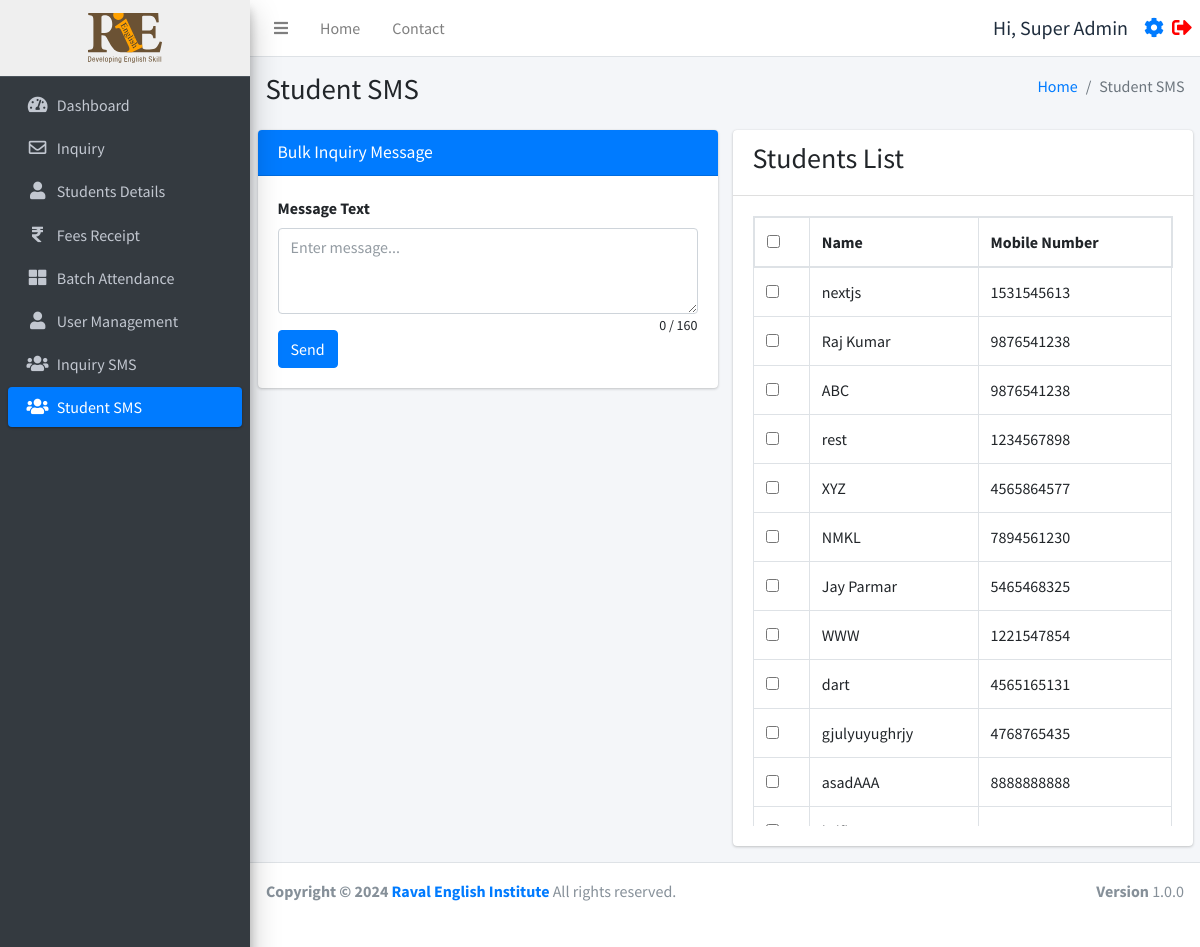
The app's page /studentsms.php (signed in) with its own data.
### tables this page shows
CREATE TABLE `users` (
  `id` int(11) NOT NULL,
  `username` varchar(255) NOT NULL,
  `fullname` varchar(255) NOT NULL,
  `email` varchar(255) NOT NULL,
  `mobile` varchar(15) NOT NULL,
  `password` varchar(255) NOT NULL,
  `status` int(11) NOT NULL,
  `created_at` timestamp NOT NULL DEFAULT current_timestamp()
);

CREATE TABLE `studentinfo` (
  `id` int(11) NOT NULL,
  `name` varchar(255) DEFAULT NULL,
  `batch` int(11) DEFAULT NULL,
  `batch_name` varchar(255) DEFAULT NULL,
  `father_name` varchar(255) DEFAULT NULL,
  `mother_name` varchar(255) DEFAULT NULL,
  `dob` date DEFAULT NULL,
  `gender` varchar(50) DEFAULT NULL,
  `mobile_number` varchar(15) DEFAULT NULL,
  `fee_status` int(10) DEFAULT 0,
  `profession` varchar(100) DEFAULT NULL,
  `address` varchar(255) DEFAULT NULL,
  `admission_time` date DEFAULT NULL,
  `due_date` date DEFAULT NULL,
  `created_at` datetime NOT NULL DEFAULT current_timestamp(),
  `pending_fees` int(10) DEFAULT 0,
  `discount` int(10) NOT NULL,
  `total_fees` int(11) NOT NULL,
  `paid_fees` int(11) NOT NULL,
  `father_number` varchar(50) NOT NULL,
  `home_number` varchar(50) NOT NULL,
  `reference` varchar(200) DEFAULT NULL,
  `father_profession` varchar(200) DEFAULT NULL,
  `workplace_address` varchar(255) DEFAULT NULL,
  `aadharcard_number` varchar(20) DEFAULT NULL,
  `joining_purpose` varchar(255) DEFAULT NULL,
  `extratime_daily` varchar(255) DEFAULT NULL,
  `gmail_id` varchar(255) DEFAULT NULL
);

### function.php (called while the page is built, shortened)
<?php
require_once('db.php');
function selectFromTable($tableName, $columns, $whereConditions) {
    global $db;
    try {
        $sql = "SELECT " . implode(', ', $columns) . " FROM $tableName";
        if (!empty($whereConditions)) {
            $sql .= " WHERE " . implode(' AND ', array_map(function ($col) {
                return "$col = :$col";
            }, array_keys($whereConditions)));
        }
        $stmt = $db->prepare($sql);
        foreach ($whereConditions as $col => $value) {
            $stmt->bindValue(":$col", $value);
        }
        $stmt->execute();
        return $stmt->fetchAll(PDO::FETCH_ASSOC);
    } catch (PDOException $e) {
        return false;
    }
}
?>

### studentsms.php (the view, shortened to what this page needs)
<!DOCTYPE html>
<html lang="en">
<head>
</head>
<?php include ('./header.php'); ?>
<div class="content-wrapper">
  <div class="content-header">
    <div class="container-fluid">
      <div class="row mb-2">
        <div class="col-sm-6">
          <h1>Student SMS</h1>
        </div>
        <div class="col-sm-6">
          <ol class="breadcrumb float-sm-right">
            <li class="breadcrumb-item"><a href="./dashboard.php">Home</a></li>
            <li class="breadcrumb-item active">Student SMS</li>
          </ol>
        </div>
      </div>
    </div>
  </div>
  <div class="container-fluid">
    <div class="row">
      <div class="col-md-6">
        <div class="card card-primary">
          <div class="card-header">
            <h3 class="card-title">Bulk Inquiry Message</h3>
          </div>
          <form>
            <div class="card-body">
              <div class="form-group">
                <label for="messageText">Message Text</label>
                <textarea class="form-control" id="messageText" rows="3" placeholder="Enter message..."
                  maxlength="160"></textarea>
                <div id="the-count">
                  <span id="current">0</span>
                  <span id="maximum">/ 160</span>
                </div>
              </div>
              <button type="submit" class="btn btn-primary">Send</button>
            </div>
          </form>
        </div>
      </div>
      <div class="col-md-6">
        <div class="card">
          <div class="card-header">
            <h3>Students List</h3>
          </div>
          <div class="card-body card-list-custom">
            <table class="table table-bordered" id="inquiryTable">
              <thead>
                <tr>
                  <th><input type='checkbox' id='selectAll'></th>
                  <th>Name</th>
                  <th>Mobile Number</th>
                </tr>
              </thead>
              <tbody class="overflow-auto">
                <?php
                require_once 'function.php';
                $rows = selectFromTable('studentinfo', ['id', 'name', 'mobile_number', 'admission_time'], []);
                foreach ($rows as $row) {
                  echo "<tr>";
                  echo "<td><input type='checkbox' name='selectedInquiries[]' value='" . $row['id'] . "'></td>";
                  echo "<td>" . htmlspecialchars($row['name']) . "</td>";
                  echo "<td>" . htmlspecialchars($row['mobile_number']) . "</td>";
                  echo "</tr>";
                }
                ?>
              </tbody>
            </table>
          </div>
        </div>
      </div>
    </div>
  </div>
</div>
</div>
<?php include ('./footer.php'); ?>

### header.php (shortened to what this page needs)
<?php
require_once 'db.php';
require_once ('function.php');
$user = selectFromTable('users', ['*'], ['id' => $_SESSION['user_id']]);
$user = $user[0];
$isFaculty = isset($_SESSION['user_status']) && $_SESSION['user_status'] === 'faculty';
$isAdmin = isset($_SESSION['user_status']) && $_SESSION['user_status'] === 'admin';
?>
<!DOCTYPE html>
<html lang="en">
<head>
  <link rel="stylesheet" href="./plugins/fontawesome-free/css/all.min.css">
  <link rel="stylesheet" href="https://code.ionicframework.com/ionicons/2.0.1/css/ionicons.min.css">
  <link rel="stylesheet" href="./plugins/icheck-bootstrap/icheck-bootstrap.min.css">
  <link rel="stylesheet" href="https://cdn.datatables.net/1.10.19/css/dataTables.bootstrap4.min.css">
  <link rel="stylesheet" href="./asset/css/adminlte.min.css">
  <link rel="stylesheet" href="./asset/css/style.css">
</head>
<body class="hold-transition sidebar-mini layout-fixed">
  <div class="wrapper">
    <nav class="main-header navbar navbar-expand navbar-white navbar-light sticky-top">
      <ul class="navbar-nav">
        <li class="nav-item">
          <a class="nav-link" data-widget="pushmenu" href="#" role="button"><i class="fas fa-bars"></i></a>
        </li>
        <li class="nav-item d-none d-sm-inline-block">
          <?php if ($_SESSION['user_status'] === 'faculty'): ?>
            <a href="./batch.php" class="nav-link">Batch</a>
          <?php else: ?>
            <a href="./dashboard.php" class="nav-link">Home</a>
          <?php endif; ?>
        </li>
        <li class="nav-item d-none d-sm-inline-block">
          <a href="#" class="nav-link">Contact</a>
        </li>
      </ul>
      <ul class="navbar-nav ml-auto">
        <li class="nav-item d-flex align-items-center">
          <span class="mr-3" style="font-size:20px;">Hi, <?php echo $user['fullname']; ?></span>
          <a href="./profile.php" style="font-size:20px;" class="d-block mr-2"><i class="fas fa-cog"></i></a>
          <a href="./logout.php" style="font-size:20px;"><i class="fas fa-sign-out-alt" style="color:red"></i></a>
        </li>
      </ul>
    </nav>
    <aside class="main-sidebar sidebar-dark-primary elevation-4">
      <?php if ($_SESSION['user_status'] === 'faculty'): ?>
        <a href="./batch.php" class="brand-link" style="text-align:center;background:#efefef;">
        <?php else: ?>
          <a href="./dashboard.php" class="brand-link" style="text-align:center;background:#efefef;">
          <?php endif; ?>
          <img src="./asset/img/logo.svg" alt="RIE logo Logo" style="height:50px;">
        </a>
        <div class="sidebar">
          <nav class="mt-2">
            <ul class="nav nav-pills nav-sidebar flex-column" data-widget="treeview" role="menu" data-accordion="false">
              <?php if (!$isFaculty): ?>
                <li class="nav-item">
                  <a href="./dashboard.php" class="nav-link
            <?php if (strpos($_SERVER['REQUEST_URI'], 'dashboard.php') !== false) {
              echo "active";
            } ?>">
                    <i class="nav-icon fas fa-tachometer-alt"></i>
                    <p>
                      Dashboard
                    </p>
                  </a>
                </li>
                <li class="nav-item">
                  <a href="./inquiry.php" class="nav-link
            <?php if (strpos($_SERVER['REQUEST_URI'], 'inquiry.php') !== false) {
              echo "active";
            } ?>">
                    <i class="nav-icon far fa-envelope"></i>
                    <p>
                      Inquiry
                    </p>
                  </a>
                <li class="nav-item">
                  <a href="./studentsdetails.php" class="nav-link
            <?php if (strpos($_SERVER['REQUEST_URI'], 'studentsdetails.php') !== false) {
              echo "active";
            } ?>">
                    <i class="nav-icon fas fa-user"></i>
                    <p>
                      Students Details
                    </p>
                  </a>
                </li>
                <li class="nav-item">
                  <a href="./fees.php" class="nav-link
            <?php if (strpos($_SERVER['REQUEST_URI'], 'fees.php') !== false) {
              echo "active";
            } ?>">
                    <i class="nav-icon fas fa-rupee-sign"></i>
                    <p>
                      Fees Receipt
                    </p>
                  </a>
                </li>
              <?php endif; ?>
              <li class="nav-item">
                <a href="./batch.php" class="nav-link
            <?php if (strpos($_SERVER['REQUEST_URI'], 'batch.php') !== false) {
              echo "active";
            } ?>">
                  <i class="nav-icon fas fa-th-large"></i>
                  <p>
                    Batch Attendance
                  </p>
                </a>
              </li>
              <?php if (!$isFaculty && !$isAdmin): ?>
                <li class="nav-item">
                  <a href="./user_management.php" class="nav-link
            <?php if (strpos($_SERVER['REQUEST_URI'], 'user_management.php') !== false) {
              echo "active";
            } ?>">
                    <i class="nav-icon fas fa-user"></i>
                    <p>
                      User Management
                    </p>
                  </a>
                </li>
              <?php endif; ?>
              <?php if (!$isFaculty): ?>
                <li class="nav-item">
                  <a href="./inquirysms.php" class="nav-link
            <?php if (strpos($_SERVER['REQUEST_URI'], 'inquirysms.php') !== false) {
              echo "active";
            } ?>">
                    <i class="nav-icon fas fa-users"></i>
                    <p>
                      Inquiry SMS
                    </p>
                  </a>
                </li>
                <li class="nav-item">
                  <a href="./studentsms.php" class="nav-link
            <?php if (strpos($_SERVER['REQUEST_URI'], 'studentsms.php') !== false) {
              echo "active";
            } ?>">
                    <i class="nav-icon fas fa-users"></i>
                    <p>
                      Student SMS
                    </p>
                  </a>
                </li>
              <?php endif; ?>
            </ul>
          </nav>
        </div>
    </aside>

### studentsms.php (style rules this page uses)
#the-count { float: right; padding: 0.1rem 0 0 0; font-size: 0.875rem; }

### header.php (style rules this page uses)
.card-list-custom { height: 50vh; overflow-y: scroll; padding: 0; margin: 1.25rem; }
table thead tr { border: 2px solid #dee2e6 }
table thead { position: sticky; top: 0; background-color: white; }

### records on screen
users: fullname "Super Admin"
studentinfo: name "nextjs", mobile_number "1531545613"
studentinfo: name "Raj Kumar", mobile_number "9876541238"
studentinfo: name "ABC", mobile_number "9876541238"
studentinfo: name "rest", mobile_number "1234567898"
studentinfo: name "XYZ", mobile_number "4565864577"
studentinfo: name "NMKL", mobile_number "7894561230"
studentinfo: name "Jay Parmar", mobile_number "5465468325"
studentinfo: name "WWW", mobile_number "1221547854"
studentinfo: name "dart", mobile_number "4565165131"
studentinfo: name "gjulyuyughrjy", mobile_number "4768765435"
studentinfo: name "asadAAA", mobile_number "8888888888"
